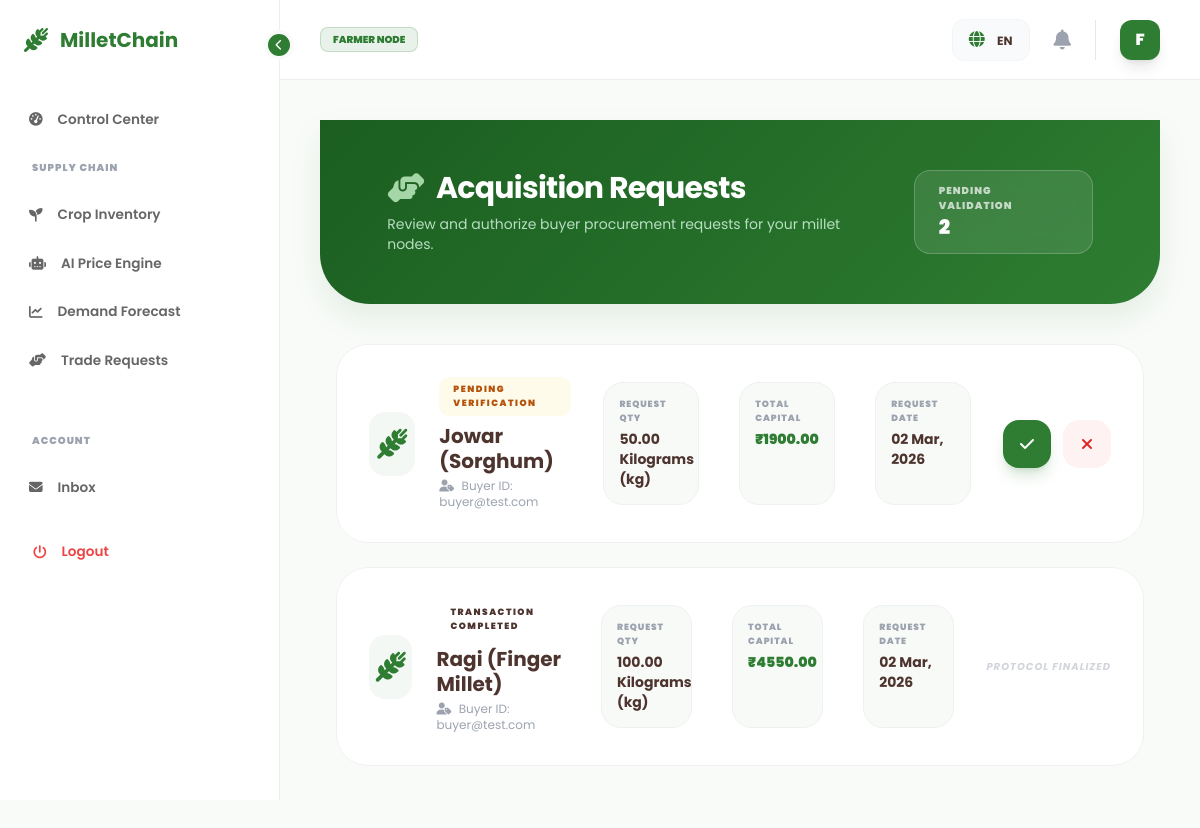
/orders/requests/ (signed in), run on the app's committed database.
### accounts/models.py (models this page shows, shortened)
class User(AbstractUser):
    ADMIN = 'admin'
    FARMER = 'farmer'
    BUYER = 'buyer'
    ROLE_CHOICES = [
        (ADMIN, 'Platform Administrator'),
        (FARMER, 'Millet Producer (Farmer)'),
        (BUYER, 'Millet Consumer (Buyer)'),
    ]
    username = None
    email = models.EmailField(unique=True)
    role = models.CharField(max_length=10, choices=ROLE_CHOICES, default=FARMER)
    is_verified = models.BooleanField(default=False)
    login_count = models.PositiveIntegerField(default=0)
    USERNAME_FIELD = 'email'
    REQUIRED_FIELDS = []
    objects = CustomUserManager()

### orders/models.py (models this page shows, shortened)
class Order(models.Model):
    STATUS_CHOICES = [
        ('pending', _('Pending Verification')),
        ('accepted', _('Accepted by Farmer')),
        ('rejected', _('Rejected')),
        ('completed', _('Transaction Completed')),
    ]
    buyer = models.ForeignKey(settings.AUTH_USER_MODEL, on_delete=models.CASCADE, related_name='buyer_orders')
    product = models.ForeignKey(MilletProduct, on_delete=models.CASCADE, related_name='product_orders')
    quantity = models.DecimalField(_("Order Quantity"), max_digits=10, decimal_places=2)
    total_price = models.DecimalField(_("Total Price"), max_digits=12, decimal_places=2)
    status = models.CharField(max_length=20, choices=STATUS_CHOICES, default='pending')
    created_at = models.DateTimeField(auto_now_add=True)
    updated_at = models.DateTimeField(auto_now=True)
    class Meta:
        ordering = ['-created_at']
        verbose_name = _("Order")
        verbose_name_plural = _("Orders")

### products/models.py (models this page shows, shortened)
class MilletProduct(models.Model):
    MILLET_TYPES = [
        ('ragi', _('Ragi (Finger Millet)')),
        ('jowar', _('Jowar (Sorghum)')),
        ('bajra', _('Bajra (Pearl Millet)')),
        ('foxtail', _('Foxtail Millet')),
        ('proso', _('Proso Millet')),
        ('little', _('Little Millet')),
    ]
    UNIT_CHOICES = [
        ('kg', _('Kilograms (kg)')),
        ('quintal', _('Quintal')),
    ]
    farmer = models.ForeignKey(settings.AUTH_USER_MODEL, on_delete=models.CASCADE, related_name='products')
    millet_type = models.CharField(_("Millet Type"), max_length=20, choices=MILLET_TYPES)
    quantity = models.DecimalField(_("Quantity"), max_digits=10, decimal_places=2)
    unit = models.CharField(_("Unit"), max_length=10, choices=UNIT_CHOICES, default='kg')
    price = models.DecimalField(_("Expected Price (per unit)"), max_digits=10, decimal_places=2)
    location = models.CharField(_("Location"), max_length=255)
    harvest_date = models.DateField(_("Harvest Date"))
    image = models.ImageField(_("Product Image"), upload_to='products/%Y/%m/%d/', blank=True, null=True)
    description = models.TextField(_("Additional Details"), blank=True)
    is_available = models.BooleanField(default=True)
    created_at = models.DateTimeField(auto_now_add=True)
    updated_at = models.DateTimeField(auto_now=True)
    class Meta:
        ordering = ['-created_at']
        verbose_name = _("Millet Product")
        verbose_name_plural = _("Millet Products")

### orders/views.py (the view)
# urls.py: path('requests/', views.incoming_requests, name='incoming_requests'),
@login_required
def incoming_requests(request):
    orders = Order.objects.filter(product__farmer=request.user)
    return render(request, 'orders/incoming_requests.html', {'orders': orders})

### notifications/context_processors.py (called while the page is built)
def notification_stats(request):
    if request.user.is_authenticated:
        return {
            'unread_notifications_count': request.user.notifications.filter(is_read=False).count(),
            'has_unread_notifications': request.user.notifications.filter(is_read=False).exists()
        }
    return {
        'unread_notifications_count': 0,
        'has_unread_notifications': False
    }

### templates/orders/incoming_requests.html (shortened to what this page needs)
{% extends 'base2.html' %}
{% load static %}
{% load i18n %}
{% block content %}
<div class="request-hero">
    <div class="max-w-7xl mx-auto flex flex-col md:flex-row justify-between items-center gap-6">
        <div class="space-y-2">
            <h1 class="text-3xl font-bold tracking-tight flex items-center gap-3">
                <i class="fa-solid fa-handshake-angle text-leaf-green"></i> {% trans "Acquisition Requests" %}
            </h1>
            <p class="text-green-100 opacity-80 text-sm">{% trans "Review and authorize buyer procurement requests for your millet nodes." %}</p>
        </div>
        <div class="flex gap-4">
            <div class="bg-white/10 backdrop-blur-md px-6 py-3 rounded-2xl border border-white/20">
                <p class="text-[10px] font-black uppercase tracking-widest opacity-70">{% trans "Pending Validation" %}</p>
                <p class="text-xl font-black">{{ orders.count }}</p>
            </div>
        </div>
    </div>
</div>
<div class="max-w-7xl mx-auto px-4 pb-24">
    <div class="space-y-6 fade-in-up">
        {% if orders %}
            {% for order in orders %}
            <div class="request-card p-6 md:p-8 flex flex-col lg:flex-row items-center justify-between gap-8">
                <div class="flex items-center gap-6 flex-1 w-full">
                    <div class="w-16 h-16 bg-primary-green/5 rounded-2xl flex items-center justify-center text-primary-green">
                        <i class="fa-solid fa-wheat-awn text-3xl"></i>
                    </div>
                    <div>
                        <span class="badge-protocol protocol-{{ order.status }} mb-2 inline-block">
                            {{ order.get_status_display }}
                        </span>
                        <h3 class="text-xl font-bold text-earth-brown leading-tight">{{ order.product.get_millet_type_display }}</h3>
                        <p class="text-xs text-gray-400 mt-1">
                            <i class="fa-solid fa-user-tag mr-1"></i> {% trans "Buyer ID" %}: {{ order.buyer.email|truncatechars:20 }}
                        </p>
                    </div>
                </div>
                <div class="grid grid-cols-2 md:grid-cols-3 gap-10 flex-[2] w-full">
                    <div class="buyer-node">
                        <p class="text-[9px] font-black text-gray-400 uppercase tracking-widest mb-1">{% trans "Request Qty" %}</p>
                        <p class="text-sm font-bold text-earth-brown">{{ order.quantity }} {{ order.product.get_unit_display }}</p>
                    </div>
                    <div class="buyer-node">
                        <p class="text-[9px] font-black text-gray-400 uppercase tracking-widest mb-1">{% trans "Total Capital" %}</p>
                        <p class="text-sm font-black text-primary-green">₹{{ order.total_price }}</p>
                    </div>
                    <div class="buyer-node hidden md:block">
                        <p class="text-[9px] font-black text-gray-400 uppercase tracking-widest mb-1">{% trans "Request Date" %}</p>
                        <p class="text-sm font-bold text-earth-brown">{{ order.created_at|date:"d M, Y" }}</p>
                    </div>
                </div>
                <div class="flex items-center gap-3 w-full lg:w-auto justify-end">
                    {% if order.status == 'pending' %}
                        <a href="{% url 'orders:update_order_status' order.id 'accepted' %}"
                           class="action-circle bg-primary-green text-white hover:bg-black shadow-lg shadow-primary-green/20"
                           title="{% trans 'Accept Request' %}">
                            <i class="fa-solid fa-check"></i>
                        </a>
                        <a href="{% url 'orders:update_order_status' order.id 'rejected' %}"
                           class="action-circle bg-red-50 text-red-600 hover:bg-red-600 hover:text-white"
                           title="{% trans 'Reject Request' %}">
                            <i class="fa-solid fa-xmark"></i>
                        </a>
                    {% elif order.status == 'accepted' %}
                        <a href="{% url 'orders:update_order_status' order.id 'completed' %}"
                           class="btn-glow bg-earth-brown text-white px-6 py-3 rounded-xl text-[10px] font-bold uppercase tracking-widest">
                            {% trans "Mark Completed" %}
                        </a>
                    {% else %}
                        <span class="text-[10px] font-bold text-gray-300 uppercase tracking-widest italic">
                            {% trans "Protocol Finalized" %}
                        </span>
                    {% endif %}
                </div>
            </div>
            {% endfor %}
        {% endif %}
    </div>
</div>
{% endblock %}

### templates/base2.html (shortened to what this page needs)
{% load static %}
{% load i18n %}
<!DOCTYPE html>
<html lang="en">
<head>
    <script src="https://cdn.tailwindcss.com"></script>
    <link rel="stylesheet" href="https://cdnjs.cloudflare.com/ajax/libs/font-awesome/6.4.0/css/all.min.css">
</head>
<body>
    <aside class="sidebar" id="sidebar">
        <div class="collapse-btn" onclick="toggleSidebar()">
            <i class="fa-solid fa-chevron-left" id="collapse-icon"></i>
        </div>
        <div class="p-6 mb-4">
            <a href="/" class="logo text-primary-green font-bold text-xl flex items-center gap-3">
                <i class="fa-solid fa-wheat-awn text-2xl"></i>
                <span class="logo-text">{% trans "MilletChain" %}</span>
            </a>
        </div>
        <nav class="mt-2">
            <a href="{% url 'dashboard' %}" class="nav-item {% if request.resolver_match.url_name == 'dashboard' %}active{% endif %}">
                <i class="fa-solid fa-gauge-high"></i> <span class="nav-text">{% trans "Control Center" %}</span>
            </a>
            {% if user.role == 'farmer' %}
                <div class="px-8 py-4 text-[10px] font-black text-gray-400 uppercase tracking-widest section-label">{% trans "Supply Chain" %}</div>
                <a href="{% url 'products:my_listings' %}" class="nav-item {% if 'products' in request.path %}active{% endif %}">
                    <i class="fa-solid fa-seedling"></i> <span class="nav-text">{% trans "Crop Inventory" %}</span>
                </a>
                <a href="{% url 'analytics:price_predictor' %}" class="nav-item">
                    <i class="fa-solid fa-robot"></i> <span class="nav-text">{% trans "AI Price Engine" %}</span>
                </a>
                <a href="{% url 'analytics:demand_forecast' %}" class="nav-item">
                    <i class="fa-solid fa-chart-line"></i> <span class="nav-text">{% trans "Demand Forecast" %}</span>
                </a>
                <a href="{% url 'orders:incoming_requests' %}" class="nav-item">
                    <i class="fa-solid fa-handshake-angle"></i> <span class="nav-text">{% trans "Trade Requests" %}</span>
                </a>
            {% endif %}
            <div class="mt-8 px-8 py-4 text-[10px] font-black text-gray-400 uppercase tracking-widest section-label">{% trans "Account" %}</div>
            <a href="{% url 'notifications:inbox' %}" class="nav-item">
                <i class="fa-solid fa-envelope"></i> <span class="nav-text">{% trans "Inbox" %}</span>
            </a>
            <form action="{% url 'accounts:logout' %}" method="post" class="mt-4 px-2">
                <button type="submit" class="nav-item w-full border-none bg-transparent cursor-pointer text-red-500 hover:bg-red-50">
                    <i class="fa-solid fa-power-off"></i> <span class="nav-text">{% trans "Logout" %}</span>
                </button>
            </form>
        </nav>
    </aside>
    <header class="top-bar" id="top-bar">
        <div class="flex items-center gap-3">
            <span class="px-3 py-1 bg-primary-green/10 text-primary-green text-[10px] font-black rounded-lg uppercase border border-primary-green/20">
                {{ user.role }} {% trans "Node" %}
            </span>
        </div>
        <div class="flex items-center gap-6">
            <div class="lang-dropdown relative group px-4 py-2 bg-gray-50 rounded-xl border border-gray-100 cursor-pointer">
                <i class="fa-solid fa-globe text-primary-green"></i>
                <span class="ml-2 text-xs font-bold uppercase">{% get_current_language as LANG %}{{ LANG }}</span>
            </div>
            <a href="{% url 'notifications:inbox' %}" class="relative text-gray-400 hover:text-primary-green transition-colors">
                <i class="fa-solid fa-bell text-xl"></i>
            </a>
            <div class="flex items-center gap-3 border-l pl-6">
                <div class="w-10 h-10 bg-primary-green rounded-xl flex items-center justify-center text-white font-black shadow-lg">
                    {{ user.email|slice:":1"|upper }}
                </div>
            </div>
        </div>
    </header>
    <main class="content-area" id="content-area">
        {% block content %}{% endblock %}
    </main>
</body>
</html>

### templates/base2.html (style rules this page uses)
:root { --primary-green: #2E7D32; --leaf-green: #A5D6A7; --earth-brown: #4E342E; --soft-white: #F9FBF9; --transition: all 0.4s cubic-bezier(0.4, 0, 0.2, 1); }
body { font-family: 'Poppins', sans-serif; background-color: var(--soft-white); color: var(--earth-brown); overflow-x: hidden; }
.sidebar { width: 280px; height: 100vh; background: #ffffff; position: fixed; left: 0; top: 0; border-right: 1px solid #eee; z-index: 1000; transition: var(--transition); }
.nav-item { display: flex; align-items: center; gap: 15px; padding: 14px 25px; color: #666; text-decoration: none; font-size: 0.85rem; font-weight: 600; border-left: 4px solid transparent; transition: var(--transition); white-space: nowrap; }
.top-bar { height: 80px; background: rgba(255, 255, 255, 0.85); backdrop-filter: blur(12px); position: sticky; top: 0; margin-left: 280px; display: flex; justify-content: space-between; align-items: center; padding: 0 40px; border-bottom: 1px solid #eee; z-index: 999; transition: var(--transition); }
.content-area { margin-left: 280px; padding: 40px; min-height: 100vh; transition: var(--transition); }
.collapse-btn { position: absolute; right: -15px; top: 30px; width: 30px; height: 30px; background: var(--primary-green); color: white; border-radius: 50%; display: flex; align-items: center; justify-content: center; cursor: pointer; border: 4px solid var(--soft-white); font-size: 0.7rem; z-index: 1001; }

### templates/orders/incoming_requests.html (style rules this page uses)
.request-hero { background: linear-gradient(135deg, #1B5E20 0%, #2E7D32 100%); padding: 50px 8%; color: white; border-radius: 0 0 50px 50px; margin-bottom: 40px; box-shadow: 0 15px 30px rgba(46, 125, 50, 0.1); }
.request-card { background: white; border-radius: 32px; border: 1px solid #f0f0f0; transition: all 0.4s cubic-bezier(0.16, 1, 0.3, 1); }
.buyer-node { background: #f8faf8; border-radius: 20px; padding: 15px; border: 1px solid #eef2ee; }
.badge-protocol { padding: 6px 14px; border-radius: 10px; font-size: 9px; font-weight: 900; text-transform: uppercase; letter-spacing: 1.5px; }
.protocol-pending { background: #fffbeb; color: #b45309; }
.action-circle { width: 48px; height: 48px; border-radius: 16px; display: flex; align-items: center; justify-content: center; transition: all 0.2s ease; }
.fade-in-up { animation: fadeInUp 0.8s cubic-bezier(0.16, 1, 0.3, 1) forwards; }

### data on the page
User: role "FARMER", email "F"
Order: status "PENDING VERIFICATION", product.millet_type "Jowar (Sorghum)", buyer.email "buyer@test.com", quantity "50.00", product.unit "Kilograms (kg)", total_price "1900.00", created_at "02 Mar, 2026"
Order: status "TRANSACTION COMPLETED", product.millet_type "Ragi (Finger Millet)", buyer.email "buyer@test.com", quantity "100.00", product.unit "Kilograms (kg)", total_price "4550.00", created_at "02 Mar, 2026"

### other printed values
{{ LANG }} "EN"
{{ orders.count }} "2"
